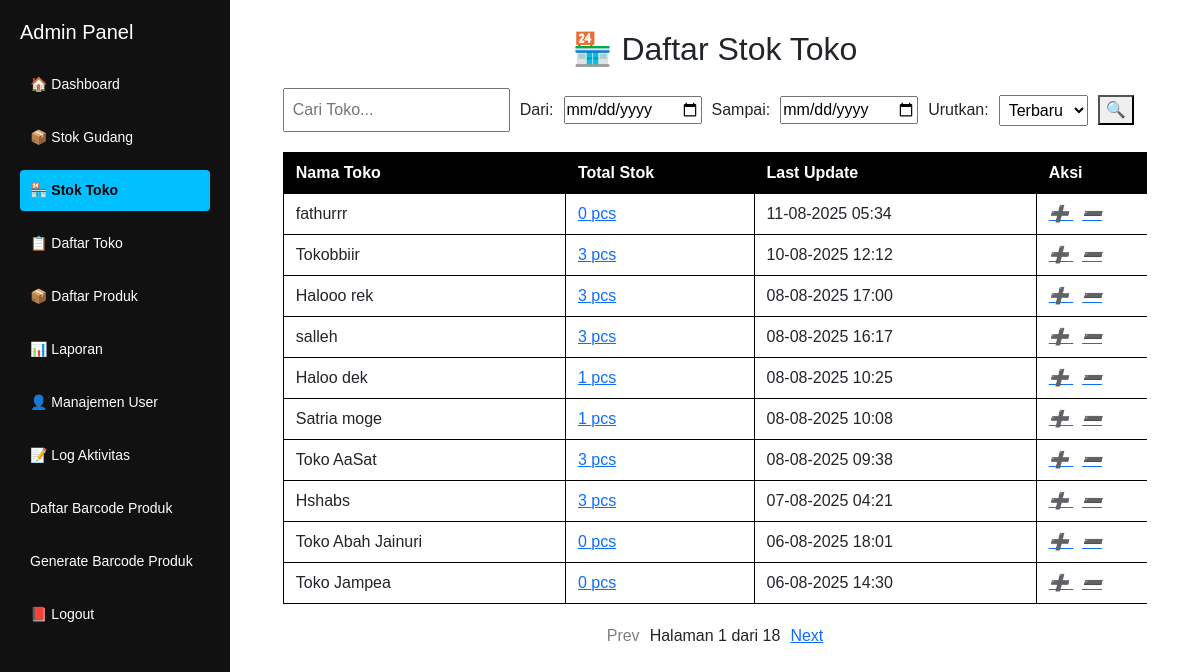
/admin/stok-toko.php (signed in), run on the app's committed database.
### tables this page shows
CREATE TABLE `toko` (
  `id` int(11) NOT NULL,
  `nama_toko` varchar(100) NOT NULL,
  `lokasi_maps` text DEFAULT NULL,
  `dibuat_oleh` varchar(50) DEFAULT NULL,
  `dibuat_pada` timestamp NOT NULL DEFAULT current_timestamp(),
  `alamat_manual` text DEFAULT NULL
);

### admin/stok-toko.php (the view, shortened to what this page needs)
<?php
include '../koneksi.php';
include 'header.php';
$sort = ($_GET['sort'] ?? 'last_desc') === 'last_asc' ? 'last_asc' : 'last_desc';
$search = $_GET['search'] ?? '';
$tanggal_awal = $_GET['tanggal_awal'] ?? '';
$tanggal_akhir = $_GET['tanggal_akhir'] ?? '';
switch ($sort) {
    case 'last_desc':
    default:
        $order_sql = "ORDER BY last_update DESC";
        break;
}
$where_sql = "WHERE 1";
$count_query = mysqli_query($conn, "
    SELECT COUNT(*) as total FROM (
        SELECT toko.id FROM toko
        LEFT JOIN stok_toko ON toko.id = stok_toko.id_toko
        $where_sql
        GROUP BY toko.id
    ) AS temp
");
$total_data = mysqli_fetch_assoc($count_query)['total'];
$limit = 10;
$page = isset($_GET['page']) ? max((int)$_GET['page'], 1) : 1;
$offset = ($page - 1) * $limit;
$total_pages = ceil($total_data / $limit);
$stok_query = mysqli_query($conn, "
    SELECT toko.id, toko.nama_toko,
           IFNULL(SUM(stok_toko.jumlah), 0) AS total_stok,
           MAX(stok_toko.updated_at) AS last_update
    FROM toko
    LEFT JOIN stok_toko ON toko.id = stok_toko.id_toko
    $where_sql
    GROUP BY toko.id
    $order_sql
    LIMIT $limit OFFSET $offset
");
$data_toko = [];
while ($row = mysqli_fetch_assoc($stok_query)) {
    $data_toko[] = $row;
}
?>
<h2 style="text-align: center; margin-bottom: 20px;">🏪 Daftar Stok Toko</h2>
<div style="width: 95%; margin: 0 auto 20px; display: flex; flex-wrap: wrap; justify-content: space-between; align-items: center;">
    <form method="GET" id="searchForm" style="display: flex; flex-wrap: wrap; gap: 10px; align-items: center; flex-grow: 1;">
        <input type="text" name="search" id="searchInput" placeholder="Cari Toko..." style="padding: 8px;" value="<?= htmlspecialchars($search) ?>">
        <label>Dari:</label>
        <input type="date" name="tanggal_awal" value="<?= htmlspecialchars($tanggal_awal) ?>">
        <label>Sampai:</label>
        <input type="date" name="tanggal_akhir" value="<?= htmlspecialchars($tanggal_akhir) ?>">
        <label>Urutkan:</label>
        <select name="sort" style="padding: 5px;">
            <option value="last_desc" <?= $sort === 'last_desc' ? 'selected' : '' ?>>Terbaru</option>
        </select>
        <button type="submit">🔍</button>
    </form>
</div>
<div class="table-wrapper" style="width: 95%; margin: 0 auto;">
  <table id="tokoTable">
    <thead style="background-color: black; color: white;">
      <tr>
        <th>Nama Toko</th>
        <th>Total Stok</th>
        <th>Last Update</th>
        <th>Aksi</th>
      </tr>
    </thead>
    <tbody>
      <?php foreach ($data_toko as $toko):
        $last_update = $toko['last_update'];
        $last_update_text = '-';
        $warnaclass = '';
        if ($last_update) {
            $last_time = strtotime($last_update);
            $last_update_text = date("d-m-Y H:i", $last_time);
        }
      ?>
      <tr>
        <td><?= htmlspecialchars($toko['nama_toko']) ?></td>
        <td>
          <a href="detail-stok-toko.php?id_toko=<?= $toko['id'] ?>">
            <?= $toko['total_stok'] ?> pcs
          </a>
        </td>
        <td <?= $warnaclass ?>><?= $last_update_text ?></td>
        <td>
          <a href="tambah-stok-toko.php?id_toko=<?= $toko['id'] ?>" title="Tambah Stok">
            <i style="color:blue;">➕</i>
          </a>
          <a href="kurang-stok-toko.php?id_toko=<?= $toko['id'] ?>" title="Kurang Stok">
            <i style="color:orange;">➖</i>
          </a>
        </td>
      </tr>
      <?php endforeach; ?>
    </tbody>
  </table>
</div>
<div style="text-align: center; margin-top: 20px;">
    <?php
    $params = $_GET;
    if ($page > 1) {
        $params['page'] = $page - 1;
        echo "<a href='?" . http_build_query($params) . "' style='margin-right:10px;'>Prev</a>";
    } else {
        echo "<span style='color: grey; margin-right:10px;'>Prev</span>";
    }
    echo "Halaman $page dari $total_pages";
    if ($page < $total_pages) {
        $params['page'] = $page + 1;
        echo "<a href='?" . http_build_query($params) . "' style='margin-left:10px;'>Next</a>";
    } else {
        echo "<span style='color: grey; margin-left:10px;'>Next</span>";
    }
    ?>
</div>
<?php include 'footer.php'; ?>

### admin/header.php (style rules this page uses)
body { margin: 0; font-family: sans-serif; display: flex; min-height: 100vh; }
.table-wrapper { overflow-x: auto; max-width: 100%; }
table { border-collapse: collapse; width: 100%; min-width: 900px; }
table th, table td { border: 1px solid #000; padding: 8px 12px; text-align: left; white-space: nowrap; }

### data on the page
toko: nama_toko "fathurrr", total_stok "0", last_update_text "11-08-2025 05:34"
toko: nama_toko "Tokobbiir", total_stok "3", last_update_text "10-08-2025 12:12"
toko: nama_toko "Halooo rek", total_stok "3", last_update_text "08-08-2025 17:00"
toko: nama_toko "salleh", total_stok "3", last_update_text "08-08-2025 16:17"
toko: nama_toko "Haloo dek", total_stok "1", last_update_text "08-08-2025 10:25"
toko: nama_toko "Satria moge", total_stok "1", last_update_text "08-08-2025 10:08"
toko: nama_toko "Toko AaSat", total_stok "3", last_update_text "08-08-2025 09:38"
toko: nama_toko "Hshabs", total_stok "3", last_update_text "07-08-2025 04:21"
toko: nama_toko "Toko Abah Jainuri", total_stok "0", last_update_text "06-08-2025 18:01"
toko: nama_toko "Toko Jampea", total_stok "0", last_update_text "06-08-2025 14:30"

### other printed values
$page "1"
$total_pages "18"
